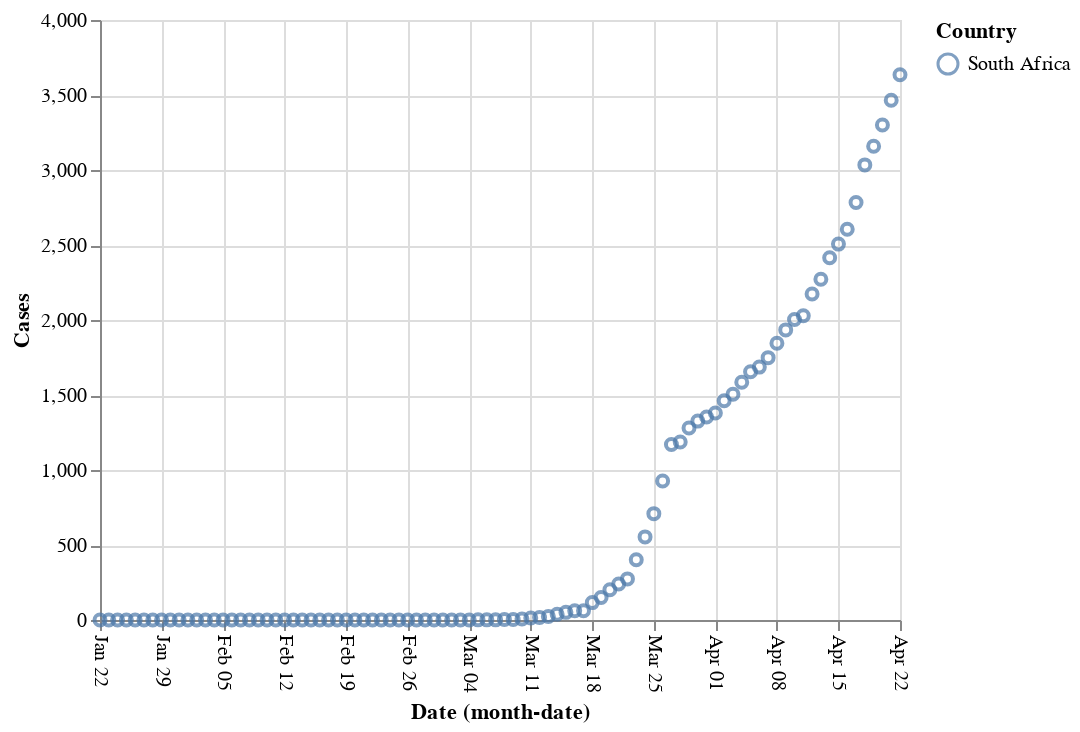

This figure's notebook cell:
### Code cell
alt.Chart(covid19[covid19.Country == 'South Africa']
         ).mark_point().encode(x=alt.X('monthdate(Date)', 
                                                  axis=alt.Axis(labelAngle=90)), 
                                         y='Cases', color='Country')

### Figure 1 — Vega-Lite specification as saved in the notebook (floating-point values rounded to 4 significant figures)
{"config": {"view": {"continuousWidth": 400, "continuousHeight": 300}}, "data": {"name": "data-60ccd122a03980b675a0e9dcd0e1fdda"}, "mark": "point", "encoding": {"color": {"type": "nominal", "field": "Country"}, "x": {"type": "temporal", "axis": {"labelAngle": 90}, "field": "Date", "timeUnit": "monthdate"}, "y": {"type": "quantitative", "field": "Cases"}}, "$schema": "https://vega.github.io/schema/vega-lite/v4.0.2.json", "datasets": {"data-60ccd122a03980b675a0e9dcd0e1fdda": [{"Country": "South Africa", "Cases": 0, "Date": "2020-01-22T00:00:00"}, {"Country": "South Africa", "Cases": 0, "Date": "2020-01-23T00:00:00"}, {"Country": "South Africa", "Cases": 0, "Date": "2020-01-24T00:00:00"}, {"Country": "South Africa", "Cases": 0, "Date": "2020-01-25T00:00:00"}, {"Country": "South Africa", "Cases": 0, "Date": "2020-01-26T00:00:00"}, {"Country": "South Africa", "Cases": 0, "Date": "2020-01-27T00:00:00"}, {"Country": "South Africa", "Cases": 0, "Date": "2020-01-28T00:00:00"}, {"Country": "South Africa", "Cases": 0, "Date": "2020-01-29T00:00:00"}, {"Country": "South Africa", "Cases": 0, "Date": "2020-01-30T00:00:00"}, {"Country": "South Africa", "Cases": 0, "Date": "2020-01-31T00:00:00"}, {"Country": "South Africa", "Cases": 0, "Date": "2020-02-01T00:00:00"}, {"Country": "South Africa", "Cases": 0, "Date": "2020-02-02T00:00:00"}, {"Country": "South Africa", "Cases": 0, "Date": "2020-02-03T00:00:00"}, {"Country": "South Africa", "Cases": 0, "Date": "2020-02-04T00:00:00"}, {"Country": "South Africa", "Cases": 0, "Date": "2020-02-05T00:00:00"}, {"Country": "South Africa", "Cases": 0, "Date": "2020-02-06T00:00:00"}, {"Country": "South Africa", "Cases": 0, "Date": "2020-02-07T00:00:00"}, {"Country": "South Africa", "Cases": 0, "Date": "2020-02-08T00:00:00"}, {"Country": "South Africa", "Cases": 0, "Date": "2020-02-09T00:00:00"}, {"Country": "South Africa", "Cases": 0, "Date": "2020-02-10T00:00:00"}, {"Country": "South Africa", "Cases": 0, "Date": "2020-02-11T00:00:00"}, {"Country": "South Africa", "Cases": 0, "Date": "2020-02-12T00:00:00"}, {"Country": "South Africa", "Cases": 0, "Date": "2020-02-13T00:00:00"}, {"Country": "South Africa", "Cases": 0, "Date": "2020-02-14T00:00:00"}, {"Country": "South Africa", "Cases": 0, "Date": "2020-02-15T00:00:00"}, {"Country": "South Africa", "Cases": 0, "Date": "2020-02-16T00:00:00"}, {"Country": "South Africa", "Cases": 0, "Date": "2020-02-17T00:00:00"}, {"Country": "South Africa", "Cases": 0, "Date": "2020-02-18T00:00:00"}, {"Country": "South Africa", "Cases": 0, "Date": "2020-02-19T00:00:00"}, {"Country": "South Africa", "Cases": 0, "Date": "2020-02-20T00:00:00"}, {"Country": "South Africa", "Cases": 0, "Date": "2020-02-21T00:00:00"}, {"Country": "South Africa", "Cases": 0, "Date": "2020-02-22T00:00:00"}, {"Country": "South Africa", "Cases": 0, "Date": "2020-02-23T00:00:00"}, {"Country": "South Africa", "Cases": 0, "Date": "2020-02-24T00:00:00"}, {"Country": "South Africa", "Cases": 0, "Date": "2020-02-25T00:00:00"}, {"Country": "South Africa", "Cases": 0, "Date": "2020-02-26T00:00:00"}, {"Country": "South Africa", "Cases": 0, "Date": "2020-02-27T00:00:00"}, {"Country": "South Africa", "Cases": 0, "Date": "2020-02-28T00:00:00"}, {"Country": "South Africa", "Cases": 0, "Date": "2020-02-29T00:00:00"}, {"Country": "South Africa", "Cases": 0, "Date": "2020-03-01T00:00:00"}, {"Country": "South Africa", "Cases": 0, "Date": "2020-03-02T00:00:00"}, {"Country": "South Africa", "Cases": 0, "Date": "2020-03-03T00:00:00"}, {"Country": "South Africa", "Cases": 0, "Date": "2020-03-04T00:00:00"}, {"Country": "South Africa", "Cases": 1, "Date": "2020-03-05T00:00:00"}, {"Country": "South Africa", "Cases": 1, "Date": "2020-03-06T00:00:00"}, {"Country": "South Africa", "Cases": 1, "Date": "2020-03-07T00:00:00"}, {"Country": "South Africa", "Cases": 3, "Date": "2020-03-08T00:00:00"}, {"Country": "South Africa", "Cases": 3, "Date": "2020-03-09T00:00:00"}, {"Country": "South Africa", "Cases": 7, "Date": "2020-03-10T00:00:00"}, {"Country": "South Africa", "Cases": 13, "Date": "2020-03-11T00:00:00"}, {"Country": "South Africa", "Cases": 17, "Date": "2020-03-12T00:00:00"}, {"Country": "South Africa", "Cases": 24, "Date": "2020-03-13T00:00:00"}, {"Country": "South Africa", "Cases": 38, "Date": "2020-03-14T00:00:00"}, {"Country": "South Africa", "Cases": 51, "Date": "2020-03-15T00:00:00"}, {"Country": "South Africa", "Cases": 62, "Date": "2020-03-16T00:00:00"}, {"Country": "South Africa", "Cases": 62, "Date": "2020-03-17T00:00:00"}, {"Country": "South Africa", "Cases": 116, "Date": "2020-03-18T00:00:00"}, {"Country": "South Africa", "Cases": 150, "Date": "2020-03-19T00:00:00"}, {"Country": "South Africa", "Cases": 202, "Date": "2020-03-20T00:00:00"}, {"Country": "South Africa", "Cases": 240, "Date": "2020-03-21T00:00:00"}, {"Country": "South Africa", "Cases": 274, "Date": "2020-03-22T00:00:00"}, {"Country": "South Africa", "Cases": 402, "Date": "2020-03-23T00:00:00"}, {"Country": "South Africa", "Cases": 554, "Date": "2020-03-24T00:00:00"}, {"Country": "South Africa", "Cases": 709, "Date": "2020-03-25T00:00:00"}, {"Country": "South Africa", "Cases": 927, "Date": "2020-03-26T00:00:00"}, {"Country": "South Africa", "Cases": 1170, "Date": "2020-03-27T00:00:00"}, {"Country": "South Africa", "Cases": 1187, "Date": "2020-03-28T00:00:00"}, {"Country": "South Africa", "Cases": 1280, "Date": "2020-03-29T00:00:00"}, {"Country": "South Africa", "Cases": 1326, "Date": "2020-03-30T00:00:00"}, {"Country": "South Africa", "Cases": 1353, "Date": "2020-03-31T00:00:00"}, {"Country": "South Africa", "Cases": 1380, "Date": "2020-04-01T00:00:00"}, {"Country": "South Africa", "Cases": 1462, "Date": "2020-04-02T00:00:00"}, {"Country": "South Africa", "Cases": 1505, "Date": "2020-04-03T00:00:00"}, {"Country": "South Africa", "Cases": 1585, "Date": "2020-04-04T00:00:00"}, {"Country": "South Africa", "Cases": 1655, "Date": "2020-04-05T00:00:00"}, {"Country": "South Africa", "Cases": 1686, "Date": "2020-04-06T00:00:00"}, {"Country": "South Africa", "Cases": 1749, "Date": "2020-04-07T00:00:00"}, {"Country": "South Africa", "Cases": 1845, "Date": "2020-04-08T00:00:00"}, {"Country": "South Africa", "Cases": 1934, "Date": "2020-04-09T00:00:00"}, {"Country": "South Africa", "Cases": 2003, "Date": "2020-04-10T00:00:00"}, {"Country": "South Africa", "Cases": 2028, "Date": "2020-04-11T00:00:00"}, {"Country": "South Africa", "Cases": 2173, "Date": "2020-04-12T00:00:00"}, {"Country": "South Africa", "Cases": 2272, "Date": "2020-04-13T00:00:00"}, {"Country": "South Africa", "Cases": 2415, "Date": "2020-04-14T00:00:00"}, {"Country": "South Africa", "Cases": 2506, "Date": "2020-04-15T00:00:00"}, {"Country": "South Africa", "Cases": 2605, "Date": "2020-04-16T00:00:00"}, {"Country": "South Africa", "Cases": 2783, "Date": "2020-04-17T00:00:00"}, {"Country": "South Africa", "Cases": 3034, "Date": "2020-04-18T00:00:00"}, {"Country": "South Africa", "Cases": 3158, "Date": "2020-04-19T00:00:00"}, {"Country": "South Africa", "Cases": 3300, "Date": "2020-04-20T00:00:00"}, {"Country": "South Africa", "Cases": 3465, "Date": "2020-04-21T00:00:00"}, {"Country": "South Africa", "Cases": 3635, "Date": "2020-04-22T00:00:00"}]}}
